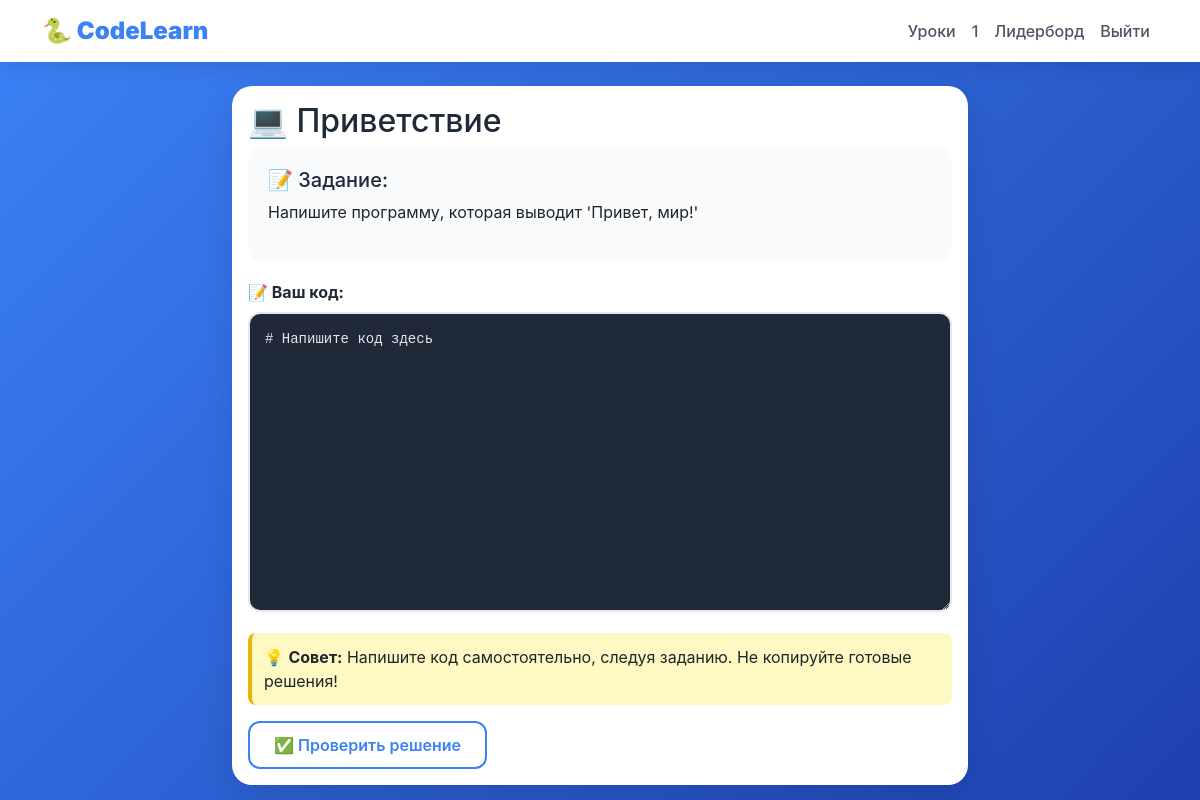
/task/1 (signed in), run on an earlier commit of the app's database.
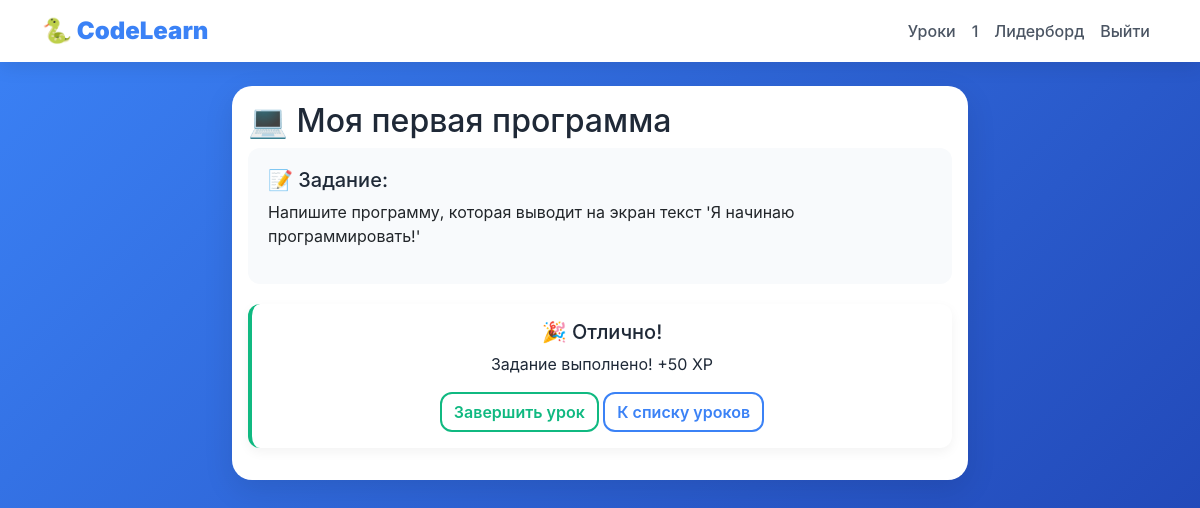
And on a later commit of the database.
### data/users.py (models this page shows, shortened)
class User(SqlAlchemyBase, UserMixin, SerializerMixin):
    __tablename__ = 'users'
    id = sqlalchemy.Column(sqlalchemy.Integer, primary_key=True, autoincrement=True)
    name = sqlalchemy.Column(sqlalchemy.String, nullable=True)
    about = sqlalchemy.Column(sqlalchemy.String, nullable=True)
    email = sqlalchemy.Column(sqlalchemy.String, index=True, unique=True, nullable=True)
    hashed_password = sqlalchemy.Column(sqlalchemy.String, nullable=True)
    age = sqlalchemy.Column(sqlalchemy.Integer, default=12)
    created_date = sqlalchemy.Column(sqlalchemy.DateTime, default=datetime.datetime.now)
    progress = orm.relationship('UserProgress', back_populates='user', uselist=False)
    achievements = orm.relationship('UserAchievement', back_populates='user')
    quiz_answers = orm.relationship('UserQuizAnswer', back_populates='user')
    task_solutions = orm.relationship('TaskSolution', back_populates='user')

### data/task.py (models this page shows)
class Task(SqlAlchemyBase, SerializerMixin):
    __tablename__ = 'tasks'
    id = sqlalchemy.Column(sqlalchemy.Integer, primary_key=True, autoincrement=True)
    lesson_id = sqlalchemy.Column(sqlalchemy.Integer, sqlalchemy.ForeignKey('lessons.id'))
    title = sqlalchemy.Column(sqlalchemy.String, nullable=False)
    description = sqlalchemy.Column(sqlalchemy.Text)
    initial_code = sqlalchemy.Column(sqlalchemy.Text, default='')
    test_code = sqlalchemy.Column(sqlalchemy.Text)
    language = sqlalchemy.Column(sqlalchemy.String, default='python')
    lesson = orm.relationship('Lesson')
    solutions = orm.relationship('TaskSolution', back_populates='task')

### main.py (the view, shortened to what this page needs)
@app.route('/task/<int:task_id>', methods=['GET', 'POST'])
@login_required
def task(task_id):
    db_sess = get_db()
    task_obj = db_sess.get(Task, task_id)
    if not task_obj:
        abort(404)
    solved_record = db_sess.query(TaskSolution).filter(TaskSolution.task_id == task_id, TaskSolution.user_id == current_user.id).first()
    solved = solved_record is not None and solved_record.solved
    return render_template("task.html", task=task_obj, solved=solved)

### data/db_session.py (called while the page is built)
def create_session() -> Session:
    global __factory
    return __factory()

### main.py (called while the page is built)
@app.teardown_appcontext
def shutdown_session(exception=None):
    db_sess = getattr(g, '_db_session', None)
    if db_sess:
        db_sess.close()

def get_db():
    if not hasattr(g, '_db_session'):
        g._db_session = db_session.create_session()
    return g._db_session

@login_manager.user_loader
def load_user(user_id):
    db_sess = get_db()
    return db_sess.get(User, user_id)

### templates/task.html (shortened to what this page needs)
{% extends "base.html" %}
{% block content %}
<div class="row">
    <div class="col-lg-8 mx-auto">
        <div class="card">
            <div class="card-body">
                <h2 class="card-title">💻 {{ task.title }}</h2>
                <div class="task-description">
                    <h5>📝 Задание:</h5>
                    {% set lines = task.description.split('\n') %}
                    {% for line in lines %}
                        <p>{{ line }}</p>
                    {% endfor %}
                </div>
                {% if solved %}
                    <div class="alert alert-success text-center">
                        <h5>🎉 Отлично!</h5>
                        <p>Задание выполнено! +50 XP</p>
                        <div class="mt-3">
                            <a href="/lesson/{{ task.lesson_id }}/complete" class="btn btn-success">Завершить урок</a>
                            <a href="/lessons" class="btn btn-outline-primary">К списку уроков</a>
                        </div>
                    </div>
                {% else %}
                    <form method="POST">
                        <label class="form-label fw-bold">📝 Ваш код:</label>
                        <textarea name="code" class="code-editor" rows="12" placeholder='# Напишите свой код здесь
# Например:
# print("Привет, мир!")'>{{ task.initial_code }}</textarea>
                        <div class="hint">
                            💡 <strong>Совет:</strong> Напишите код самостоятельно, следуя заданию. Не копируйте готовые решения!
                        </div>
                        <button type="submit" class="btn btn-primary mt-3">✅ Проверить решение</button>
                    </form>
                {% endif %}
            </div>
        </div>
    </div>
</div>
{% endblock %}

### templates/base.html (shortened to what this page needs)
<!DOCTYPE html>
<html lang="ru">
<head>
    <link href="https://cdn.jsdelivr.net/npm/bootstrap@5.1.3/dist/css/bootstrap.min.css" rel="stylesheet">
</head>
<body>
    <div class="code-bg" id="codeBg"></div>
    <nav class="navbar navbar-expand-lg navbar-light">
        <div class="container">
            <a class="navbar-brand" href="/">
                <strong>🐍 CodeLearn</strong>
            </a>
            <div class="collapse navbar-collapse" id="navbarNav">
                <ul class="navbar-nav ms-auto">
                    {% if current_user.is_authenticated %}
                        <li class="nav-item">
                            <a class="nav-link" href="/lessons">Уроки</a>
                        </li>
                        <li class="nav-item">
                            <a class="nav-link" href="/profile">{{ current_user.name }}</a>
                        </li>
                        <li class="nav-item">
                            <a class="nav-link" href="/leaderboard">Лидерборд</a>
                        </li>
                        <li class="nav-item">
                            <a class="nav-link" href="/logout">Выйти</a>
                        </li>
                    {% endif %}
                </ul>
            </div>
        </div>
    </nav>
    <div class="container mt-4" style="position: relative; z-index: 10;">
        {% block content %}{% endblock %}
    </div>
</body>
</html>

### templates/base.html (style rules this page uses)
* { margin: 0; padding: 0; box-sizing: border-box; }
body { background: linear-gradient(135deg, #3b82f6 0%, #1e40af 100%); min-height: 100vh; font-family: 'Inter', -apple-system, BlinkMacSystemFont, sans-serif; position: relative; }
.code-bg { position: fixed; top: 0; left: 0; width: 100%; height: 100%; pointer-events: none; z-index: 0; overflow: hidden; font-family: 'Courier New', monospace; font-size: 14px; color: rgba(255, 255, 255, 0.2); }
.navbar { background: white !important; box-shadow: 0 4px 20px rgba(0,0,0,0.1); position: relative; z-index: 10; }
.navbar-brand { color: #3b82f6 !important; font-weight: bold; font-size: 1.5rem; }
.nav-link { color: #4b5563 !important; font-weight: 500; transition: color 0.3s ease; }
.card { background: white; border-radius: 20px; border: none; box-shadow: 0 10px 30px rgba(0,0,0,0.1); transition: transform 0.3s, box-shadow 0.3s; position: relative; z-index: 10; }
.btn-outline-primary { background: transparent; border: 2px solid #3b82f6; color: #3b82f6; font-weight: 600; border-radius: 12px; }
.btn-success { background: white; border: 2px solid #10b981; color: #10b981; font-weight: 600; border-radius: 12px; }
.alert { border-radius: 12px; border: none; background: white; color: #1f2937; box-shadow: 0 4px 12px rgba(0,0,0,0.05); }
.alert-success { border-left: 4px solid #10b981; }
h1, h2, h3, h4, h5 { color: #1f2937; }
.card-title { color: #1f2937; }

### templates/task.html (style rules this page uses)
.task-description { background: #f8fafc; padding: 20px; border-radius: 12px; margin-bottom: 20px; }

What changed in the data, as far as the page shows it:
changed Task: title "Приветствие" → "Моя первая программа"; description "Напишите программу, которая выводит 'Привет, мир!'" → "Напишите программу, которая выводит на экран текст 'Я начинаю программировать!'"; lesson_id 2 → 1 (drawn); code "# Напишите код здесь" → (not shown)
Also different on the page:
text no longer shown: "📝 Ваш код: 💡 Совет: Напишите код самостоятельно, следуя заданию. Не копируйте готовые решения! ✅ Проверить решение"
text now shown: "🎉 Отлично! Задание выполнено! +50 XP Завершить урок К списку уроков"
